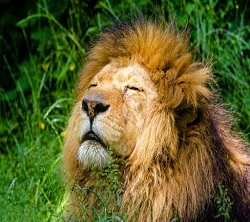
#> input picture python/dataimage/211217/aa.jpg, 250 x 222 px
$ python ex04.py
#> lines starting #> are read from the running program, lines starting #| are printed output that depends on the picture; after the words box and inside, x2 and y2 are one past the last pixel; in counts of white or black regions, pixels touching at a corner belong together
import cv2

bb_img = cv2.imread('aa.jpg', cv2.IMREAD_GRAYSCALE)
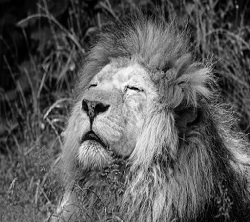
#> bb_img: shape (222, 250); min 0, max 255, mean 90
print(bb_img[0,0])
#| 16
print(bb_img[0,1])
#| 14
print(bb_img[0,2])
#| 15
print(bb_img[0,3])
#| 16
print(bb_img[0,4])
#| 15
print(bb_img[0,5])
#| 15


cv2.imshow('bb_img',bb_img)
cv2.waitKey(0)

ret, tresh_img = cv2.threshold(bb_img,60,255,cv2.THRESH_BINARY)
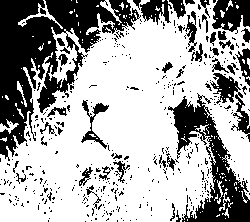
#> tresh_img: shape (222, 250); 66.2% white; 429 black regions (385 under 20 px), largest, box (x1, y1, x2, y2) and area: (0, 0, 141, 161) 8921, (168, 93, 250, 222) 3680, (212, 0, 250, 34) 903
# tresh_img[0:30,0:30] = 255

cv2.imshow('tresh_img',tresh_img)
cv2.waitKey(0)

ret, tresh_img = cv2.threshold(bb_img,60,255,cv2.THRESH_BINARY_INV)
cv2.imshow('tresh_img',tresh_img)
cv2.waitKey(0)

ret, tresh_img = cv2.threshold(bb_img,60,255,cv2.THRESH_TRUNC)
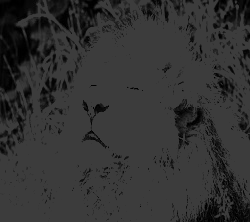
#> tresh_img: shape (222, 250); min 0, max 60, mean 50.4
cv2.imshow('tresh_img',tresh_img)
cv2.waitKey(0)

ret, tresh_img = cv2.threshold(bb_img,60,255,cv2.THRESH_TOZERO)
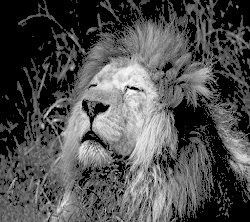
#> tresh_img: shape (222, 250); min 0, max 255, mean 79.4
cv2.imshow('tresh_img',tresh_img)
cv2.waitKey(0)

ret, tresh_img = cv2.threshold(bb_img,60,255,cv2.THRESH_TOZERO_INV)
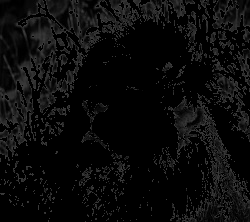
#> tresh_img: shape (222, 250); min 0, max 60, mean 10.6
cv2.imshow('tresh_img',tresh_img)
cv2.waitKey(0)

$ run again, with python/dataimage/211217/bb.jpg copied over python/dataimage/211217/aa.jpg
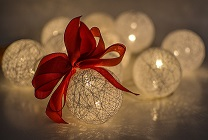
#> input picture python/dataimage/211217/bb.jpg, 208 x 140 px
#| 43
#| 44
#| 44
#| 45
#| 46
#| 47
#> `ret, tresh_img = cv2.threshold(bb_img,60,255,cv2.THRESH_BINARY)`:
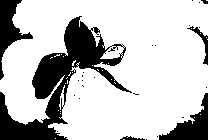
#> tresh_img: shape (140, 208); 76.1% white; 26 black regions (21 under 20 px), largest, box (x1, y1, x2, y2) and area: (0, 16, 132, 140) 4829, (159, 93, 208, 140) 931, (0, 0, 33, 80) 926, (187, 26, 208, 65) 169, (120, 136, 145, 140) 53
#> `ret, tresh_img = cv2.threshold(bb_img,60,255,cv2.THRESH_TOZERO_INV)`:
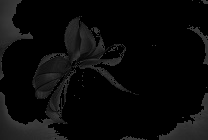
#> tresh_img: shape (140, 208); min 0, max 60, mean 9.8

$ run again, with python/dataimage/211217/cc.jpg copied over python/dataimage/211217/aa.jpg
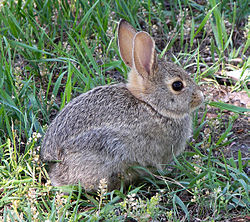
#> input picture python/dataimage/211217/cc.jpg, 250 x 222 px
#| 177
#| 187
#| 188
#| 220
#| 194
#| 142
#> `ret, tresh_img = cv2.threshold(bb_img,60,255,cv2.THRESH_BINARY)`:
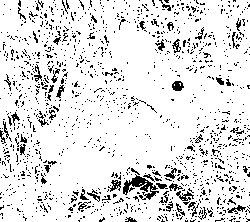
#> tresh_img: shape (222, 250); 88.7% white; black in thin lines or dots
#> `ret, tresh_img = cv2.threshold(bb_img,60,255,cv2.THRESH_TOZERO_INV)`:
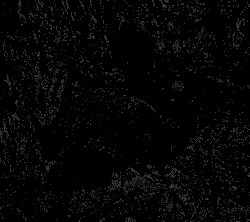
#> tresh_img: shape (222, 250); min 0, max 60, mean 4.3
